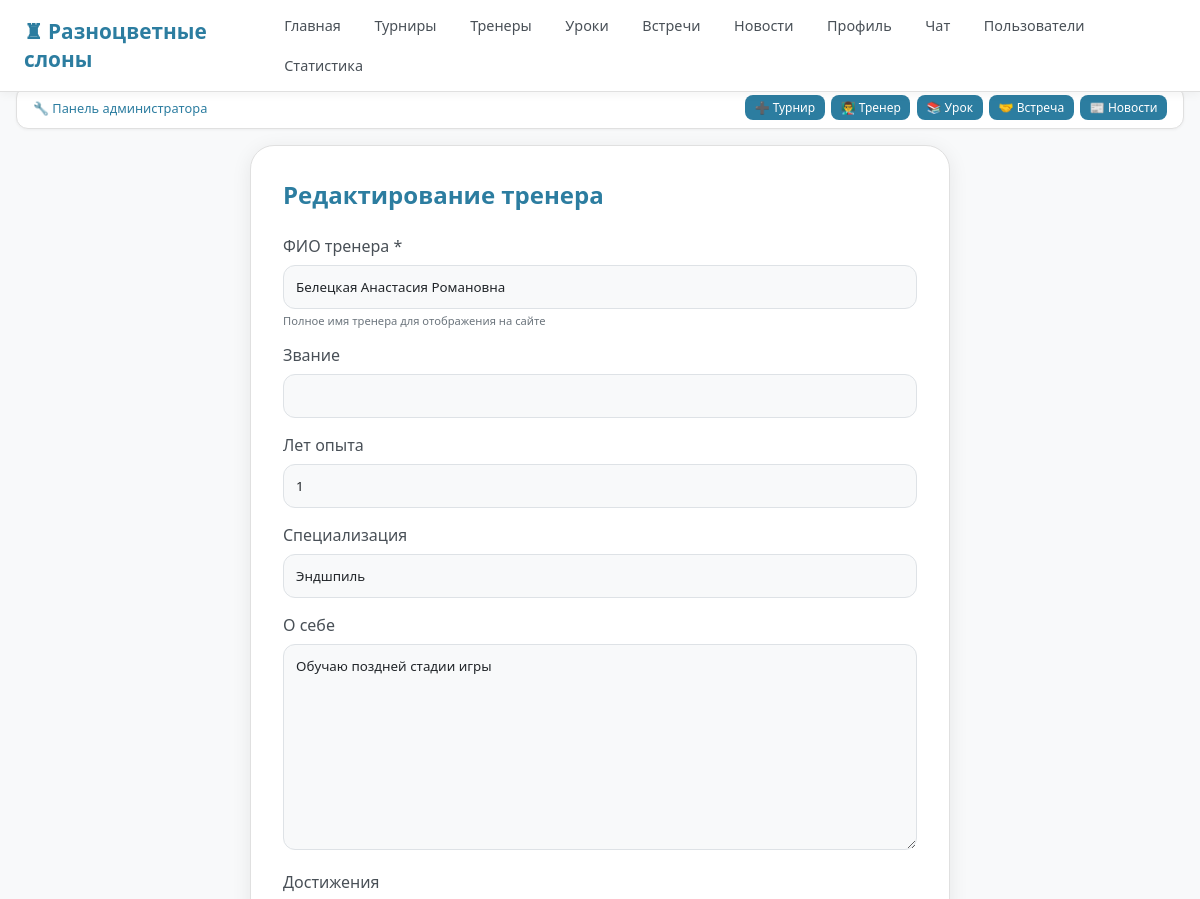
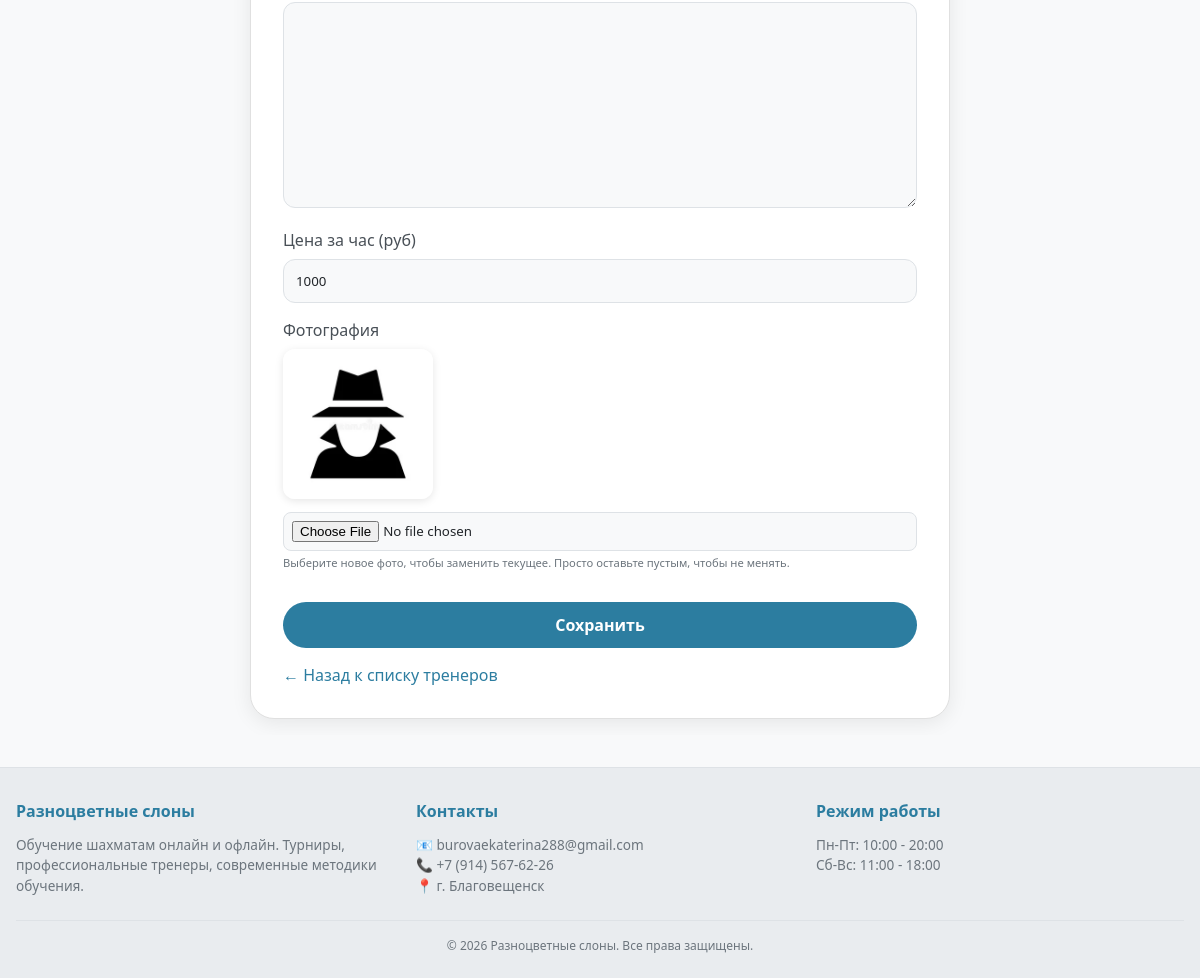
Page /trainer/8/edit/ (signed in) on the committed database (2 pictures, top to bottom).
### main/models.py (models this page shows, shortened)
class Trainer(models.Model):
    user = models.OneToOneField(User, on_delete=models.CASCADE, related_name='trainer_profile')
    title = models.CharField(max_length=100, verbose_name='Звание', blank=True, null=True)
    experience = models.IntegerField(verbose_name='Лет опыта', default=0)
    specialization = models.CharField(max_length=200, verbose_name='Специализация', blank=True)
    rating = models.FloatField(default=5.0, verbose_name='Рейтинг тренера')
    students_count = models.IntegerField(default=0, verbose_name='Количество учеников')
    is_available = models.BooleanField(default=True, verbose_name='Доступен для занятий')
    about = models.TextField(blank=True, verbose_name='О себе')
    photo = models.ImageField(upload_to='trainers/', blank=True, null=True)
    achievements = models.TextField(blank=True, verbose_name='Достижения')
    price_per_hour = models.IntegerField(default=1000, verbose_name='Цена за час (руб)')

class User(AbstractUser):
    ROLE_CHOICES = [
        ('user', 'Пользователь'),
        ('admin', 'Администратор'),
        ('trainer', 'Тренер'),
    ]
    role = models.CharField(max_length=10, choices=ROLE_CHOICES, default='user')
    full_name = models.CharField(max_length=150, blank=True, null=True)
    phone = models.CharField(max_length=20, blank=True, null=True)
    city = models.CharField(max_length=100, blank=True, null=True)
    bio = models.TextField(blank=True, null=True)
    is_banned = models.BooleanField(default=False)
    rating = models.IntegerField(default=1000, verbose_name='Рейтинг Elo')
    avatar = models.ImageField(upload_to='avatars/', blank=True, null=True)
    date_joined = models.DateTimeField(auto_now_add=True)

### main/views.py (the view)
# urls.py: path('trainer/<int:id>/edit/', views.trainer_edit, name='trainer_edit'),
@login_required
@user_passes_test(is_admin)
def trainer_edit(request, id):
    trainer = get_object_or_404(Trainer, id=id)
    if request.method == 'POST':
        form = TrainerForm(request.POST, request.FILES, instance=trainer)
        if form.is_valid():
            trainer = form.save(commit=False)
            full_name = request.POST.get('full_name', '').strip()
            if full_name:
                trainer.user.full_name = full_name
                trainer.user.save()
            if 'photo' in request.FILES:
                if trainer.photo:
                    try:
                        os.remove(trainer.photo.path)
                    except:
                        pass
                trainer.photo = request.FILES['photo']
            trainer.save()
            messages.success(request, 'Тренер обновлён!')
            return redirect('trainers_list')
        else:
            messages.error(request, 'Ошибка в форме')
    else:
        form = TrainerForm(instance=trainer)
    return render(request, 'main/admin/trainer_form.html', {
        'form': form,
        'title': 'Редактирование тренера',
        'trainer': trainer
    })

### main/forms.py
class TrainerForm(forms.ModelForm):
    class Meta:
        model = Trainer
        fields = ['title', 'experience', 'specialization', 'about', 'achievements', 'photo', 'price_per_hour']
        labels = {
            'title': 'Звание',
            'experience': 'Лет опыта',
            'specialization': 'Специализация',
            'about': 'О себе',
            'achievements': 'Достижения',
            'photo': 'Фото',
            'price_per_hour': 'Цена за час (руб)',
        }

### main/views.py (called while the page is built)
def is_admin(user):
    return user.is_authenticated and user.role == 'admin'

### main/templates/main/admin/trainer_form.html (shortened to what this page needs)
{% extends 'main/base.html' %}
{% block content %}
<div class="form-container">
    <h2>{{ title }}</h2>
    <form method="post" enctype="multipart/form-data">
        <div class="form-group">
            <label>ФИО тренера *</label>
            <input type="text" name="full_name" value="{{ trainer.user.full_name|default:'' }}" required class="form-control" placeholder="Иванов Иван Иванович">
            <div class="helptext">Полное имя тренера для отображения на сайте</div>
        </div>
        {% for field in form %}
            {% if field.name != 'user' and field.name != 'is_available' and field.name != 'photo' %}
            <div class="form-group">
                <label>{{ field.label }}</label>
                {{ field }}
            </div>
            {% endif %}
        {% endfor %}
        <div class="form-group">
            <label>Фотография</label>
            {% if trainer and trainer.photo %}
            <div class="current-photo">
                <img src="{{ trainer.photo.url }}" alt="Текущее фото">
            </div>
            {% endif %}
            <input type="file" name="photo" accept="image/*">
            <div class="helptext">Выберите новое фото, чтобы заменить текущее. Просто оставьте пустым, чтобы не менять.</div>
        </div>
        <button type="submit" class="btn-submit">{% if trainer %}Сохранить{% else %}Создать тренера{% endif %}</button>
    </form>
    <a href="{% url 'trainers_list' %}" class="back-link">← Назад к списку тренеров</a>
</div>
{% endblock %}

### main/templates/main/base.html (style rules this page uses)
* { margin: 0; padding: 0; box-sizing: border-box; font-family: 'Segoe UI', system-ui, sans-serif; }
body { background: #f8f9fa; color: #212529; min-height: 100vh; display: flex; flex-direction: column; overflow-x: hidden; max-width: 100%; padding-top: 70px; }
html { overflow-x: hidden; max-width: 100%; }
input, select, textarea { background: #f8f9fa; border: 1px solid #dee2e6; border-radius: 8px; padding: 0.6rem; color: #212529; }

### main/templates/main/admin/trainer_form.html (style rules this page uses)
.form-container { max-width: 700px; margin: 0 auto; background: white; padding: 2rem; border-radius: 24px; border: 1px solid #e0e0e0; box-shadow: 0 4px 20px rgba(0,0,0,0.08); }
.form-container h2 { color: #2c7da0; margin-bottom: 1.5rem; font-weight: 600; }
.form-group { margin-bottom: 1rem; }
.form-group label { display: block; color: #495057; margin-bottom: 0.5rem; font-weight: 500; }
.form-group input, .form-group select, .form-group textarea { width: 100%; padding: 0.75rem; background: #f8f9fa; border: 1px solid #dee2e6; border-radius: 12px; color: #212529; transition: all 0.2s; }
.form-group textarea { resize: vertical; min-height: 100px; }
.form-group input[type="file"] { padding: 0.5rem; background: #f8f9fa; border: 1px solid #dee2e6; border-radius: 8px; }
.btn-submit { background: #2c7da0; color: white; padding: 0.75rem 1.5rem; border: none; border-radius: 30px; cursor: pointer; font-size: 1rem; font-weight: 600; margin-top: 1rem; width: 100%; transition: all 0.2s; }
.back-link { display: inline-block; margin-top: 1rem; color: #2c7da0; text-decoration: none; font-weight: 500; }
.helptext { color: #6c757d; font-size: 0.7rem; margin-top: 0.25rem; display: block; }
.current-photo { margin-bottom: 0.5rem; }
.current-photo img { max-width: 150px; border-radius: 12px; box-shadow: 0 2px 8px rgba(0,0,0,0.1); }

### rows in the picture
Trainer: full_name "Белецкая Анастасия Романовна", form "1" "Эндшпиль" "Обучаю поздней стадии игры" "1000", photo (picture)

### other values in the picture
{{ title }} "Редактирование тренера"
{{ field.label }} "Звание" "Лет опыта" "Специализация" "О себе" "Достижения" "Цена за час (руб)"
